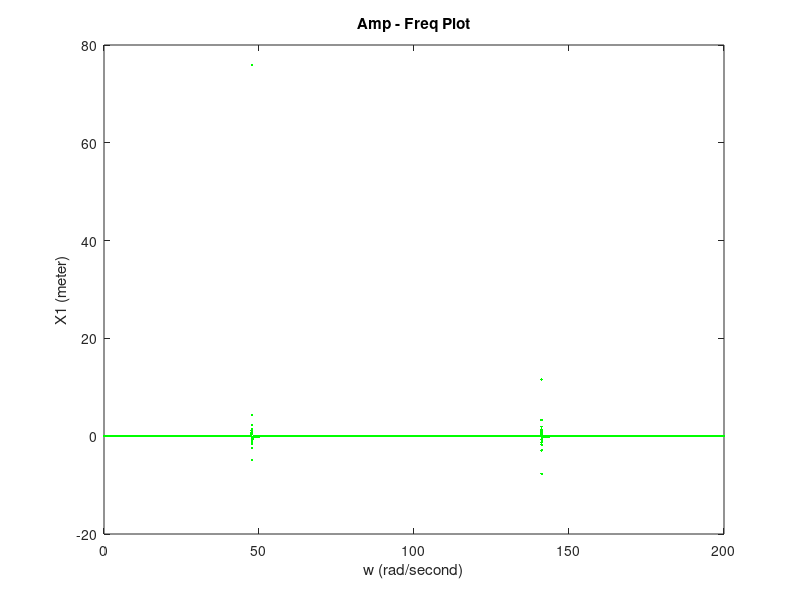
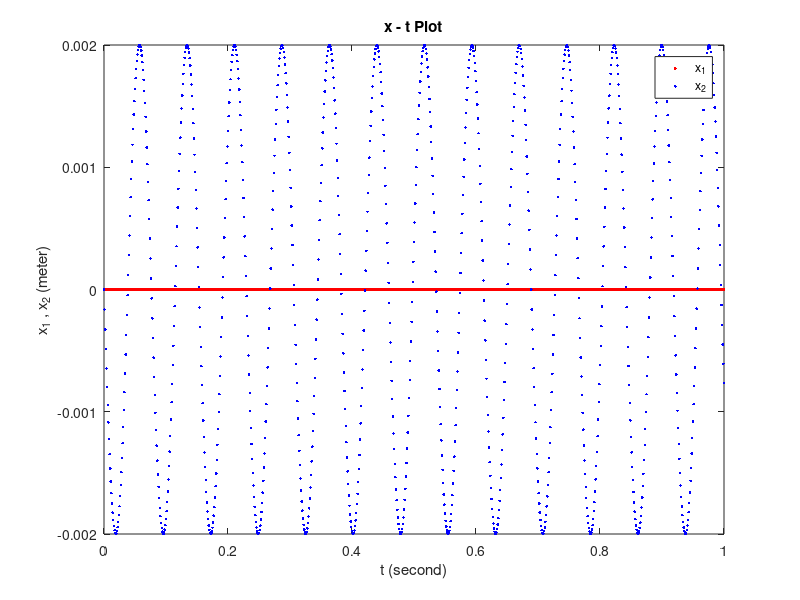

These charts were generated, in order, by the following MATLAB code:
clc
clear all
close all

%% Data
rho = 2700;
E = 72*10^9;
v = 0.289;
L = 1.8;
b = 0.2;
a = 0.05;
I = 1/12*b*(a^3);

K_eff = 3*E*I/(L^3);
m_b = a*b*L*rho;
M_eff = 0.2357*m_b;
w_11 = sqrt(K_eff/M_eff);
w_excit = w_11;

k_e = 10^5;
m_e = k_e/(w_excit^2);
w_22 = sqrt(k_e/m_e);

F0 = 200;
X1 = (F0/K_eff)*((1-(w_excit/w_22)^2)/((1+k_e/K_eff-(w_excit/w_11)^2)*(1-(w_excit/w_22)^2)-k_e/K_eff));
X2 = -F0/(m_e*(w_excit)^2);

%% Functions
X1_func = @(w) (F0/K_eff)*((1-(w/w_22)^2)/((1+k_e/K_eff-(w/w_11)^2)*(1-(w/w_22)^2)-k_e/K_eff));
x1 = @(t) X1*sin(w_excit*t);
x2 = @(t) X2*sin(w_excit*t);

%% Result & Plot
X1_mat = zeros();
x1_mat = zeros();
x2_mat = zeros();
n = 1;
m = 1;

for W = 0:0.01:200
    X1_mat(n)= X1_func(W);
    n = n+1;
end

for T=0:0.001:1
    x1_mat(m) = x1(T);
    x2_mat(m) = x2(T);
    m = m+1;
end

w = 0:0.01:200;
t = 0:0.001:1;
figure(1);plot(w, X1_mat,'.g')
xlabel('w (rad/second)'); ylabel('X1 (meter)'); title('Amp - Freq Plot');

figure(2);plot(t, x1_mat,'.r',t, x2_mat,'.b')
xlabel('t (second)'); ylabel('x_1 , x_2 (meter)');legend('x_1','x_2'); title('x - t Plot');


